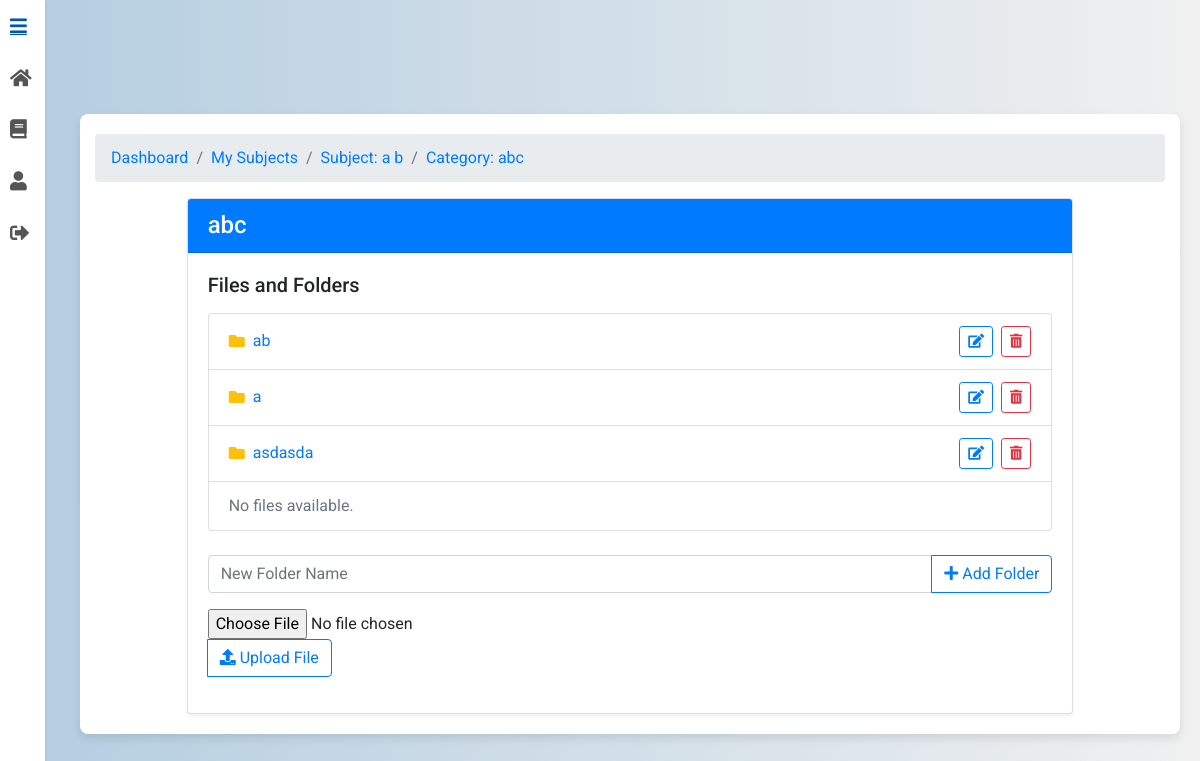
The app's page /subjects/category/188/ (signed in), older data.
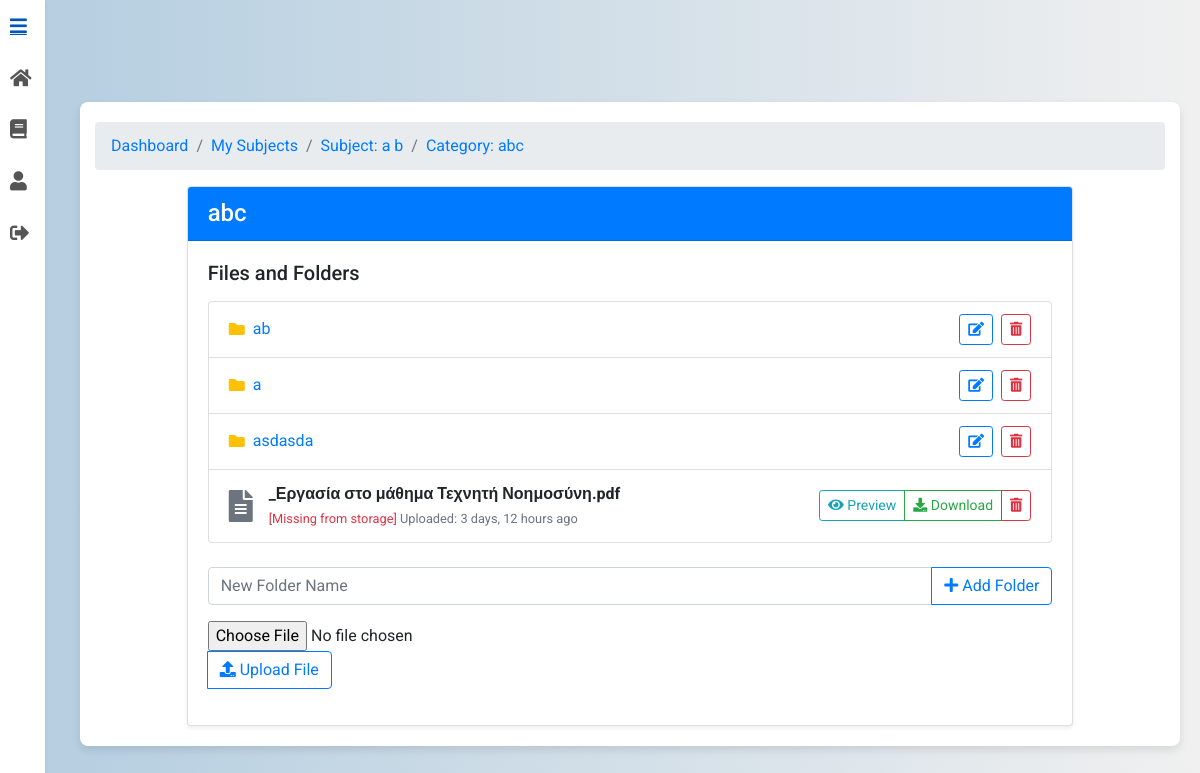
The same page, newer data.
### subjects/models.py (models this page shows, shortened)
class Category(models.Model):
    subject = models.ForeignKey(Subject, related_name="categories", on_delete=models.CASCADE)
    name = models.CharField(max_length=255)
    parent = models.ForeignKey(
        "self", null=True, blank=True, related_name="subcategories", on_delete=models.CASCADE
    )
    class Meta:
        unique_together = (("subject", "name", "parent"),)

class File(models.Model):
    category = models.ForeignKey("Category", related_name="files", on_delete=models.CASCADE)
    name = models.CharField(max_length=100)
    file = models.FileField(upload_to=subject_file_upload_path)
    uploaded_by = models.ForeignKey(CustomUser, null=True, blank=True, on_delete=models.SET_NULL)
    uploaded_at = models.DateTimeField(auto_now_add=True)

### subjects/views.py (the view, shortened to what this page needs)
# urls.py: path("category/<int:pk>/", CategoryDetailView.as_view(), name="category_detail"),
class CategoryDetailView(LoginRequiredMixin, BreadcrumbMixin, DetailView):
    model = Category
    template_name = "category_detail.html"
    context_object_name = "category"
    def get_breadcrumbs(self):
        category = self.get_object()
        breadcrumb_categories = []
        current = category
        while current is not None:
            breadcrumb_categories.insert(0, current)
            current = current.parent
        breadcrumbs = [
            ("Dashboard", DASHBOARD_URL),
            ("My Subjects", reverse_lazy("subjects:my_subjects")),
            (f"Subject: {category.subject.name}", reverse_lazy("subjects:subject_detail", args=[category.subject.pk])),
        ]
        for c in breadcrumb_categories:
            if c == category:
                breadcrumbs.append((f"Category: {c.name}", self.request.path))
            else:
                breadcrumbs.append((f"Category: {c.name}", reverse_lazy("subjects:category_detail", args=[c.pk])))
        return breadcrumbs
    def get_context_data(self, **kwargs):
        context = super().get_context_data(**kwargs)
        category = self.object
        is_owner = (getattr(self.request.user, "role", None) == "professor" and
                    category.subject.professor_id == self.request.user.id)
        context["subcategories"] = category.subcategories.all()
        files = []
        for f in category.files.all():
            try:
                size_kb = round(f.file.size / 1024, 2)
                mimetype, _ = mimetypes.guess_type(f.file.url)
                is_missing = False
            except (FileNotFoundError, ClientError) as e:
                logger.warning(f"Missing file: {f.name} — {e}")
                size_kb = "-"
                mimetype = "unknown/unknown"
                is_missing = True
            f.extension = f.name.split('.')[-1].lower()
            f.size_kb = size_kb
            f.mimetype = mimetype
            f.is_missing = is_missing
            f.can_delete = is_owner or (getattr(f, "uploaded_by_id", None) == self.request.user.id)
            files.append(f)
        context["files"] = files
        context["breadcrumbs"] = self.get_breadcrumbs()
        context["is_owner"] = is_owner  # <-- needed by template header/buttons
        return context

### UniGrading/mixin.py (called while the page is built)
    def get_context_data(self, **kwargs):
        context = super().get_context_data(**kwargs)
        context["breadcrumbs"] = self.get_breadcrumbs()
        return context

### subjects/templates/category_detail.html (shortened to what the changed rows need)
{% extends 'base.html' %}
{% load static %}
{% load view_breadcrumbs %}
{% load humanize %}
{% block content %}
<div class="container mt-5">
  <nav aria-label="breadcrumb">
    <ol class="breadcrumb">
      {% for name, url in breadcrumbs %}
        <li class="breadcrumb-item"><a href="{{ url }}">{{ name }}</a></li>
      {% endfor %}
    </ol>
  </nav>
  <div class="row justify-content-center">
    <div class="col-md-10">
      <div class="card shadow-sm no-hover-card">
        <div class="card-body">
          <ul class="list-group mb-4">
            {% for subcategory in category.subcategories.all %}
              <li class="list-group-item d-flex justify-content-between align-items-center">
                <div class="d-flex align-items-center flex-grow-1">
                  <i class="fas fa-folder text-warning mr-2"></i>
                  <div class="subcategory-name" style="flex-grow: 1;">
                    <a href="{% url 'subjects:category_detail' subcategory.pk %}">
                      <span id="subcategory-name-{{ subcategory.pk }}">{{ subcategory.name }}</span>
                    </a>
                  </div>
                </div>
                {% if is_owner %}
                  <div>
                    <button class="btn btn-sm btn-outline-primary mr-1" onclick="startEdit({{ subcategory.pk }})">
                      <i class="fas fa-edit"></i>
                    </button>
                    <button class="btn btn-sm btn-outline-danger"
                            onclick="showDeleteSubcategoryModal({{ subcategory.pk }}, '{{ subcategory.name }}')">
                      <i class="fas fa-trash-alt"></i>
                    </button>
                  </div>
                {% endif %}
              </li>
            {% empty %}
              <li class="list-group-item text-muted">No folders available.</li>
            {% endfor %}
            {% for file in files %}
              <li class="list-group-item">
                <div class="d-flex align-items-center justify-content-between">
                  <div class="d-flex align-items-center">
                    <i class="fas fa-file-alt fa-2x text-secondary mr-3"></i>
                    <div>
                      <strong>{{ file.name }}</strong><br>
                      <small class="text-muted">
                        {% if file.is_missing %}
                          <span class="text-danger">[Missing from storage]</span>
                        {% else %}
                          Size: {{ file.size_kb }} KB |
                        {% endif %}
                        Uploaded: {{ file.uploaded_at|naturaltime }}
                      </small>
                    </div>
                  </div>
                  <div class="btn-group">
                    <button class="btn btn-sm btn-outline-info"
                            onclick="showPreview('{% url 'subjects:preview_file' file.pk %}', '{{ file.name }}')">
                      <i class="fas fa-eye"></i> Preview
                    </button>
                    <button class="btn btn-sm btn-outline-success"
                            onclick="safeDownload('{% url 'subjects:download_file' file.pk %}')">
                      <i class="fas fa-download"></i> Download
                    </button>
                    {% if file.can_delete %}
                    <button class="btn btn-sm btn-outline-danger"
                            onclick="deleteFile({{ file.pk }}, '{{ file.name }}')">
                      <i class="fas fa-trash-alt"></i>
                    </button>
                  {% endif %}
                  </div>
                </div>
              </li>
            {% empty %}
              <li class="list-group-item text-muted">No files available.</li>
            {% endfor %}
          </ul>
        </div>
      </div>
    </div>
  </div>
</div>
{% endblock %}

Row changes from the older to the newer data that the page shows:
added File: name "_Εργασία στο μάθημα Τεχνητή Νοημοσύνη.pdf", shows "[Missing from storage]", uploaded_at "3 days, 12 hours ago"
Text that changed along with them:
text no longer shown: "No files available."
